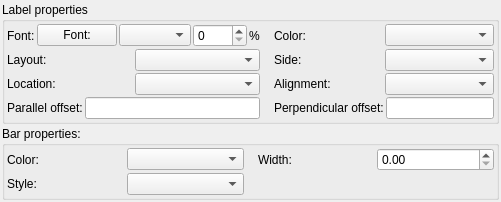
     <widget class="QWidget" name="tabPageLabelBars">
      <attribute name="title">
       <string>Axis label &amp;&amp; bar</string>
      </attribute>
      <layout class="QVBoxLayout" name="labelBarsTabLayout">
       <property name="spacing">
        <number>2</number>
       </property>
       <property name="leftMargin">
        <number>2</number>
       </property>
       <property name="topMargin">
        <number>2</number>
       </property>
       <property name="rightMargin">
        <number>2</number>
       </property>
       <property name="bottomMargin">
        <number>2</number>
       </property>
       <item>
        <widget class="QGroupBox" name="grpLabelProperties">
         <property name="title">
          <string>Label properties</string>
         </property>
         <layout class="QGridLayout">
          <property name="leftMargin">
           <number>2</number>
          </property>
          <property name="topMargin">
           <number>2</number>
          </property>
          <property name="rightMargin">
           <number>2</number>
          </property>
          <property name="bottomMargin">
           <number>2</number>
          </property>
          <property name="horizontalSpacing">
           <number>14</number>
          </property>
          <property name="verticalSpacing">
           <number>2</number>
          </property>
          <item row="0" column="0">
           <layout class="QHBoxLayout">
            <property name="spacing">
             <number>2</number>
            </property>
            <item>
             <widget class="QLabel" name="lblLabelFont">
              <property name="text">
               <string>Font:</string>
              </property>
             </widget>
            </item>
            <item>
             <widget class="QPushButton" name="btnLabelFont">
              <property name="text">
               <string>Font:</string>
              </property>
             </widget>
            </item>
            <item>
             <widget class="QComboBox" name="cmbLabelFont"/>
            </item>
            <item>
             <widget class="QSpinBox" name="spnLabelCharSize">
              <property name="minimum">
               <number>0</number>
              </property>
              <property name="maximum">
               <number>1000</number>
              </property>
             </widget>
            </item>
            <item>
             <widget class="QLabel" name="lblLabelCharPct">
              <property name="text">
               <string>%</string>
              </property>
             </widget>
            </item>
           </layout>
          </item>
          <item row="0" column="1">
           <layout class="QHBoxLayout">
            <property name="spacing">
             <number>2</number>
            </property>
            <item>
             <widget class="QLabel" name="lblLabelColor">
              <property name="text">
               <string>Color:</string>
              </property>
             </widget>
            </item>
            <item>
             <widget class="ColorComboBox" name="cmbLabelColor"/>
            </item>
           </layout>
          </item>
          <item row="1" column="0">
           <layout class="QHBoxLayout">
            <property name="spacing">
             <number>2</number>
            </property>
            <item>
             <widget class="QLabel" name="lblLayout">
              <property name="text">
               <string>Layout:</string>
              </property>
             </widget>
            </item>
            <item>
             <widget class="QComboBox" name="cmbLayout"/>
            </item>
           </layout>
          </item>
          <item row="1" column="1">
           <layout class="QHBoxLayout">
            <property name="spacing">
             <number>2</number>
            </property>
            <item>
             <widget class="QLabel" name="lblLabelSide">
              <property name="text">
               <string>Side:</string>
              </property>
             </widget>
            </item>
            <item>
             <widget class="QComboBox" name="cmbLabelSide"/>
            </item>
           </layout>
          </item>
          <item row="2" column="0">
           <layout class="QHBoxLayout">
            <property name="spacing">
             <number>2</number>
            </property>
            <item>
             <widget class="QLabel" name="lblLabelLocation">
              <property name="text">
               <string>Location:</string>
              </property>
             </widget>
            </item>
            <item>
             <widget class="QComboBox" name="cmbLabelLocation"/>
            </item>
           </layout>
          </item>
          <item row="2" column="1">
           <layout class="QHBoxLayout">
            <property name="spacing">
             <number>2</number>
            </property>
            <item>
             <widget class="QLabel" name="lblLabelAlign">
              <property name="text">
               <string>Alignment:</string>
              </property>
             </widget>
            </item>
            <item>
             <widget class="QComboBox" name="cmbLabelAlign"/>
            </item>
           </layout>
          </item>
          <item row="3" column="0">
           <layout class="QHBoxLayout">
            <property name="spacing">
             <number>2</number>
            </property>
            <item>
             <widget class="QLabel" name="lblLabelParaOffs">
              <property name="text">
               <string>Parallel offset:</string>
              </property>
             </widget>
            </item>
            <item>
             <widget class="QLineEdit" name="ledLabelParaOffsBox"/>
            </item>
           </layout>
          </item>
          <item row="3" column="1">
           <layout class="QHBoxLayout">
            <property name="spacing">
             <number>2</number>
            </property>
            <item>
             <widget class="QLabel" name="lblLabelPerpendOffs">
              <property name="text">
               <string>Perpendicular offset:</string>
              </property>
             </widget>
            </item>
            <item>
             <widget class="QLineEdit" name="ledLabelPerpendOffsBox"/>
            </item>
           </layout>
          </item>
         </layout>
        </widget>
       </item>
       <item>
        <widget class="QGroupBox" name="grpBarProperties">
         <property name="title">
          <string>Bar properties:</string>
         </property>
         <layout class="QGridLayout">
          <property name="leftMargin">
           <number>2</number>
          </property>
          <property name="topMargin">
           <number>2</number>
          </property>
          <property name="rightMargin">
           <number>2</number>
          </property>
          <property name="bottomMargin">
           <number>2</number>
          </property>
          <property name="horizontalSpacing">
           <number>14</number>
          </property>
          <property name="verticalSpacing">
           <number>2</number>
          </property>
          <item row="0" column="0">
           <layout class="QHBoxLayout">
            <property name="spacing">
             <number>2</number>
            </property>
            <item>
             <widget class="QLabel" name="lblBarColor">
              <property name="text">
               <string>Color:</string>
              </property>
             </widget>
            </item>
            <item>
             <widget class="ColorComboBox" name="cmbBarColor"/>
            </item>
           </layout>
          </item>
          <item row="0" column="1">
           <layout class="QHBoxLayout">
            <property name="spacing">
             <number>2</number>
            </property>
            <item>
             <widget class="QLabel" name="lblBarWidth">
              <property name="text">
               <string>Width:</string>
              </property>
             </widget>
            </item>
            <item>
             <widget class="QDoubleSpinBox" name="spnBarWidth"/>
            </item>
           </layout>
          </item>
          <item row="1" column="0">
           <layout class="QHBoxLayout">
            <property name="spacing">
             <number>2</number>
            </property>
            <item>
             <widget class="QLabel" name="lblBarStyle">
              <property name="text">
               <string>Style:</string>
              </property>
             </widget>
            </item>
            <item>
             <widget class="QComboBox" name="cmbBarStyle"/>
            </item>
           </layout>
          </item>
         </layout>
        </widget>
       </item>
       <item>
        <spacer>
         <property name="orientation"><enum>Qt::Orientation::Vertical</enum></property>
         <property name="sizeHint" stdset="0"><size><width>0</width><height>0</height></size></property>
        </spacer>
       </item>
      </layout>
     </widget>
